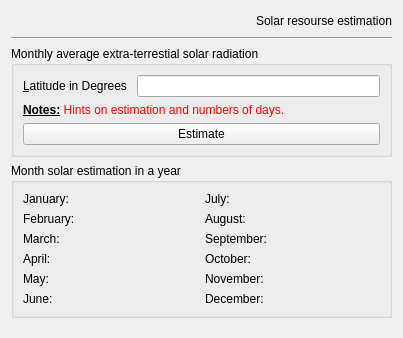
<?xml version="1.0" encoding="UTF-8"?>
<ui version="4.0">
 <class>FormResourseEstimation</class>
 <widget class="QWidget" name="FormResourseEstimation">
  <property name="enabled">
   <bool>true</bool>
  </property>
  <property name="geometry">
   <rect>
    <x>0</x>
    <y>0</y>
    <width>399</width>
    <height>338</height>
   </rect>
  </property>
  <property name="maximumSize">
   <size>
    <width>399</width>
    <height>338</height>
   </size>
  </property>
  <property name="windowTitle">
   <string>Form</string>
  </property>
  <property name="styleSheet">
   <string notr="true"/>
  </property>
  <layout class="QVBoxLayout" name="verticalLayout_2">
   <item>
    <layout class="QHBoxLayout" name="horizontalLayout_2">
     <item>
      <spacer name="horizontalSpacer">
       <property name="orientation">
        <enum>Qt::Horizontal</enum>
       </property>
       <property name="sizeHint" stdset="0">
        <size>
         <width>40</width>
         <height>20</height>
        </size>
       </property>
      </spacer>
     </item>
     <item>
      <widget class="QLabel" name="label_5">
       <property name="text">
        <string>Solar resourse estimation</string>
       </property>
      </widget>
     </item>
    </layout>
   </item>
   <item>
    <widget class="Line" name="line">
     <property name="orientation">
      <enum>Qt::Horizontal</enum>
     </property>
    </widget>
   </item>
   <item>
    <widget class="QGroupBox" name="groupBox">
     <property name="styleSheet">
      <string notr="true"/>
     </property>
     <property name="title">
      <string>Monthly average extra-terrestial solar radiation</string>
     </property>
     <layout class="QVBoxLayout" name="verticalLayout">
      <item>
       <layout class="QFormLayout" name="formLayout">
        <item row="0" column="0">
         <widget class="QLabel" name="label_2">
          <property name="text">
           <string>&amp;Latitude in Degrees </string>
          </property>
          <property name="buddy">
           <cstring>latitudeLineEdit</cstring>
          </property>
         </widget>
        </item>
        <item row="0" column="1">
         <widget class="QLineEdit" name="latitudeLineEdit"/>
        </item>
       </layout>
      </item>
      <item>
       <widget class="QLabel" name="label_3">
        <property name="text">
         <string>&lt;html&gt;&lt;head/&gt;&lt;body&gt;&lt;p&gt;&lt;span style=&quot; font-size:9pt; font-weight:600; text-decoration: underline;&quot;&gt;Notes:&lt;/span&gt;&lt;span style=&quot; font-size:9pt; font-weight:600;&quot;/&gt;&lt;span style=&quot; color:#ff0000;&quot;&gt;&amp;nbsp;Hints on estimation and numbers of days.&lt;/span&gt;&lt;/p&gt;&lt;/body&gt;&lt;/html&gt;</string>
        </property>
       </widget>
      </item>
      <item>
       <widget class="QPushButton" name="estimatePushButton">
        <property name="text">
         <string>Estimate</string>
        </property>
       </widget>
      </item>
     </layout>
    </widget>
   </item>
   <item>
    <spacer name="verticalSpacer">
     <property name="orientation">
      <enum>Qt::Vertical</enum>
     </property>
     <property name="sizeHint" stdset="0">
      <size>
       <width>20</width>
       <height>20</height>
      </size>
     </property>
    </spacer>
   </item>
   <item>
    <widget class="QGroupBox" name="groupBox_2">
     <property name="minimumSize">
      <size>
       <width>381</width>
       <height>0</height>
      </size>
     </property>
     <property name="styleSheet">
      <string notr="true"/>
     </property>
     <property name="title">
      <string>Month solar estimation in a year</string>
     </property>
     <layout class="QHBoxLayout" name="horizontalLayout">
      <item>
       <layout class="QFormLayout" name="formLayout_2">
        <item row="0" column="0">
         <widget class="QLabel" name="label_4">
          <property name="text">
           <string>January:</string>
          </property>
         </widget>
        </item>
        <item row="0" column="1">
         <widget class="QLabel" name="janLabel">
          <property name="text">
           <string/>
          </property>
         </widget>
        </item>
        <item row="1" column="0">
         <widget class="QLabel" name="label_6">
          <property name="text">
           <string>February:</string>
          </property>
         </widget>
        </item>
        <item row="1" column="1">
         <widget class="QLabel" name="febLabel">
          <property name="text">
           <string/>
          </property>
         </widget>
        </item>
        <item row="2" column="0">
         <widget class="QLabel" name="label_8">
          <property name="text">
           <string>March:</string>
          </property>
         </widget>
        </item>
        <item row="2" column="1">
         <widget class="QLabel" name="marchLabel">
          <property name="text">
           <string/>
          </property>
         </widget>
        </item>
        <item row="3" column="0">
         <widget class="QLabel" name="label_10">
          <property name="text">
           <string>April:</string>
          </property>
         </widget>
        </item>
        <item row="3" column="1">
         <widget class="QLabel" name="aprilLabel">
          <property name="text">
           <string/>
          </property>
         </widget>
        </item>
        <item row="4" column="0">
         <widget class="QLabel" name="label_12">
          <property name="text">
           <string>May:</string>
          </property>
         </widget>
        </item>
        <item row="5" column="0">
         <widget class="QLabel" name="label_14">
          <property name="text">
           <string>June:</string>
          </property>
         </widget>
        </item>
        <item row="4" column="1">
         <widget class="QLabel" name="mayLabel">
          <property name="text">
           <string/>
          </property>
         </widget>
        </item>
        <item row="5" column="1">
         <widget class="QLabel" name="juneLabel">
          <property name="text">
           <string/>
          </property>
         </widget>
        </item>
       </layout>
      </item>
      <item>
       <layout class="QFormLayout" name="formLayout_4">
        <item row="0" column="0">
         <widget class="QLabel" name="label_16">
          <property name="text">
           <string>July:</string>
          </property>
         </widget>
        </item>
        <item row="0" column="1">
         <widget class="QLabel" name="julyLabel">
          <property name="text">
           <string/>
          </property>
         </widget>
        </item>
        <item row="1" column="0">
         <widget class="QLabel" name="label_19">
          <property name="text">
           <string>August:</string>
          </property>
         </widget>
        </item>
        <item row="1" column="1">
         <widget class="QLabel" name="augLabel">
          <property name="text">
           <string/>
          </property>
         </widget>
        </item>
        <item row="2" column="0">
         <widget class="QLabel" name="label_20">
          <property name="text">
           <string>September:</string>
          </property>
         </widget>
        </item>
        <item row="2" column="1">
         <widget class="QLabel" name="septLabel">
          <property name="text">
           <string/>
          </property>
         </widget>
        </item>
        <item row="3" column="0">
         <widget class="QLabel" name="label_22">
          <property name="text">
           <string>October:</string>
          </property>
         </widget>
        </item>
        <item row="3" column="1">
         <widget class="QLabel" name="octLabel">
          <property name="text">
           <string/>
          </property>
         </widget>
        </item>
        <item row="4" column="0">
         <widget class="QLabel" name="label_25">
          <property name="text">
           <string>November:</string>
          </property>
         </widget>
        </item>
        <item row="4" column="1">
         <widget class="QLabel" name="novLabel">
          <property name="text">
           <string/>
          </property>
         </widget>
        </item>
        <item row="5" column="0">
         <widget class="QLabel" name="label_27">
          <property name="text">
           <string>December:</string>
          </property>
         </widget>
        </item>
        <item row="5" column="1">
         <widget class="QLabel" name="decLabel">
          <property name="text">
           <string/>
          </property>
         </widget>
        </item>
       </layout>
      </item>
     </layout>
    </widget>
   </item>
   <item>
    <spacer name="verticalSpacer_2">
     <property name="orientation">
      <enum>Qt::Vertical</enum>
     </property>
     <property name="sizeHint" stdset="0">
      <size>
       <width>20</width>
       <height>40</height>
      </size>
     </property>
    </spacer>
   </item>
  </layout>
 </widget>
 <resources/>
 <connections/>
</ui>
